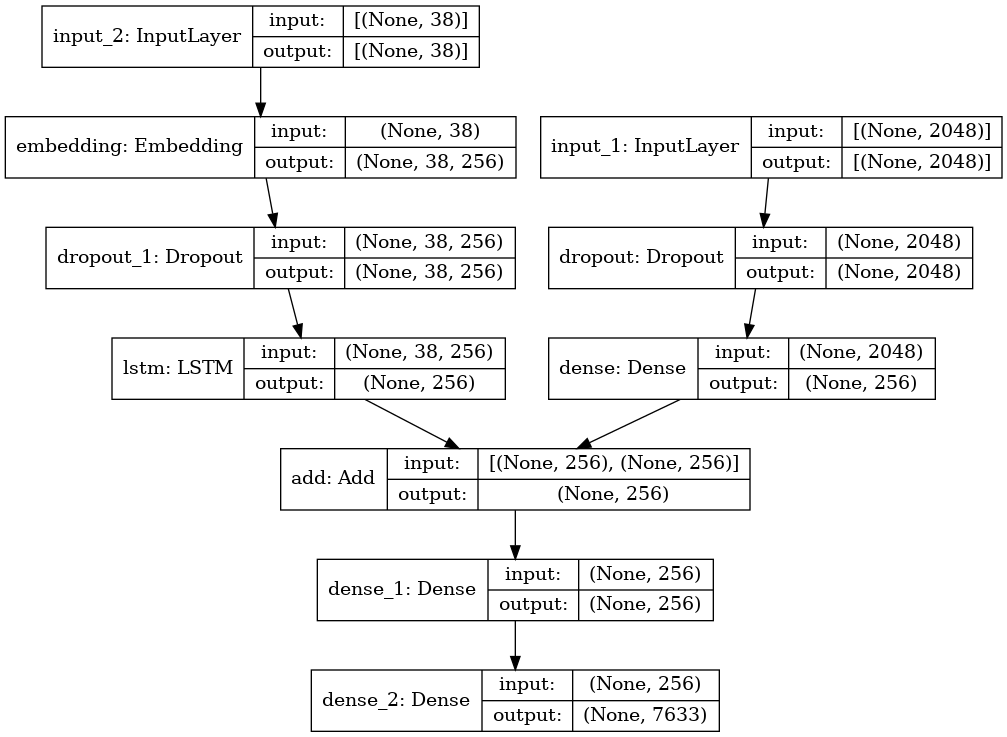

Write the Python code that produced this figure.
import os
from keras.models import Model
from keras.layers import Input
from keras.layers import Dense
from keras.layers import LSTM
from keras.layers import Embedding
from keras.layers import Dropout
from keras.layers.merge import add
from tensorflow.keras.utils import plot_model
from progressive_loader import generator_func


def generate_model(train_captions, train_features, tokenizer, max_length_captions):

    # storing tokenizer size
    tokenizer_size = len(tokenizer.word_index) + 1

    # Now we will define our model
    # The features that we previously extracted has a large size
    # So we will try to reduce them to 256
    input_1 = Input(shape=(2048,))
    feature_1 = Dropout(0.5)(input_1)
    feature_2 = Dense(256, activation='relu')(feature_1)

    # Now we will create an embedding layer which will manage our vocabulary using LSTM
    input_2 = Input(shape=(max_length_captions,))
    sequence_1 = Embedding(tokenizer_size, 256, mask_zero=True)(input_2)
    sequence_2 = Dropout(0.5)(sequence_1)
    sequence_3 = LSTM(256)(sequence_2)

    # And now, we will combine both the above models generated
    decoder_1 = add([feature_2, sequence_3])
    decoder_2 = Dense(256, activation='relu')(decoder_1)
    output = Dense(tokenizer_size, activation='softmax')(decoder_2)
    model = Model(inputs=[input_1, input_2], outputs=output)
    model.compile(loss='categorical_crossentropy', optimizer='adam')
    # also, writing the structure of our output model to a png file
    plot_model(model, to_file='model.png', show_shapes=True)

    # We can create a folder to hold our multiple model files
    os.mkdir("models_new")
    # we can set the number of epochs as 25 as it is enough for our model, as long as log loss is decreasing
    epochs = 25
    steps = len(train_captions)
    for i in range(0, epochs):
        generator = generator_func(train_captions, train_features, tokenizer, max_length_captions, tokenizer_size)

        model.fit(generator, epochs=1, steps_per_epoch=steps, verbose=1)
        # check validity for path
        model.save(f'models_new/{str(i)}.h5')
